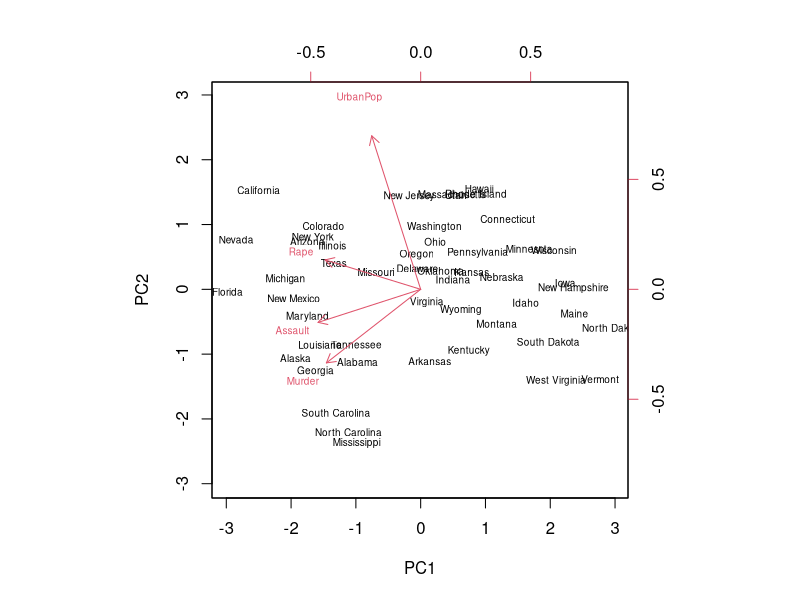
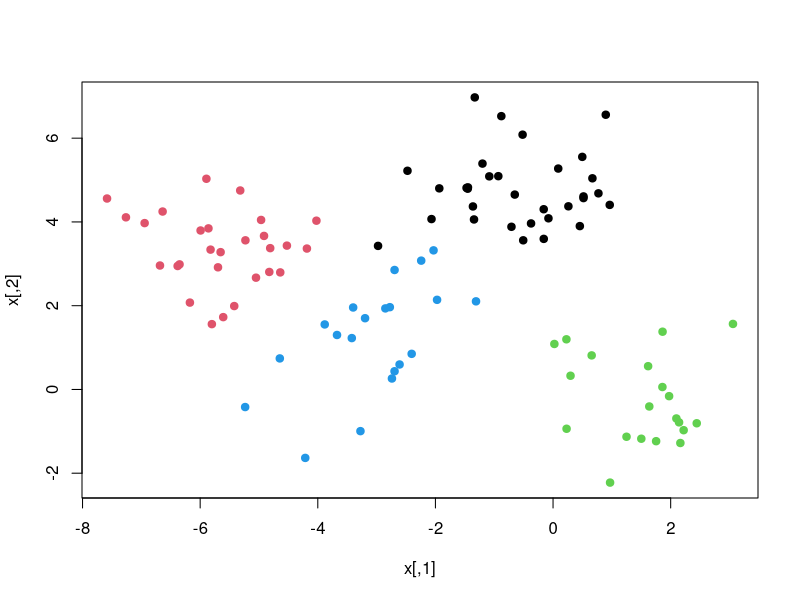
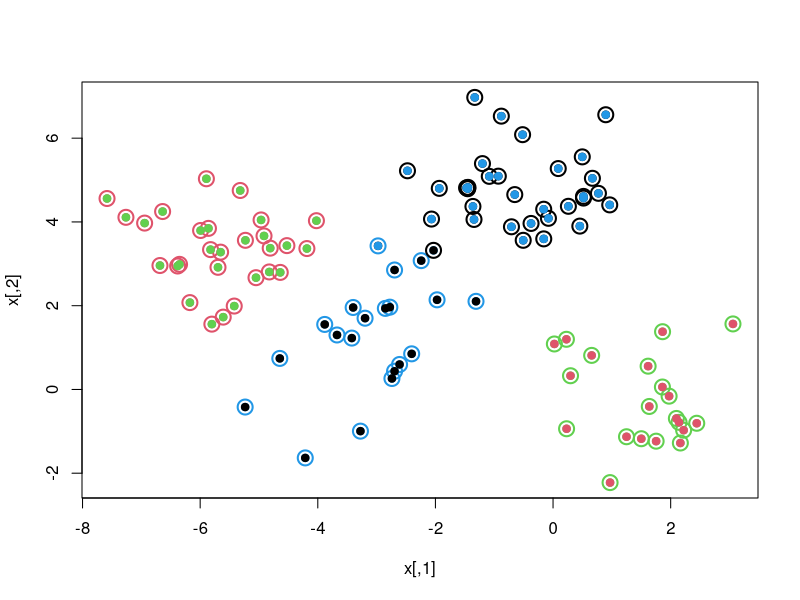
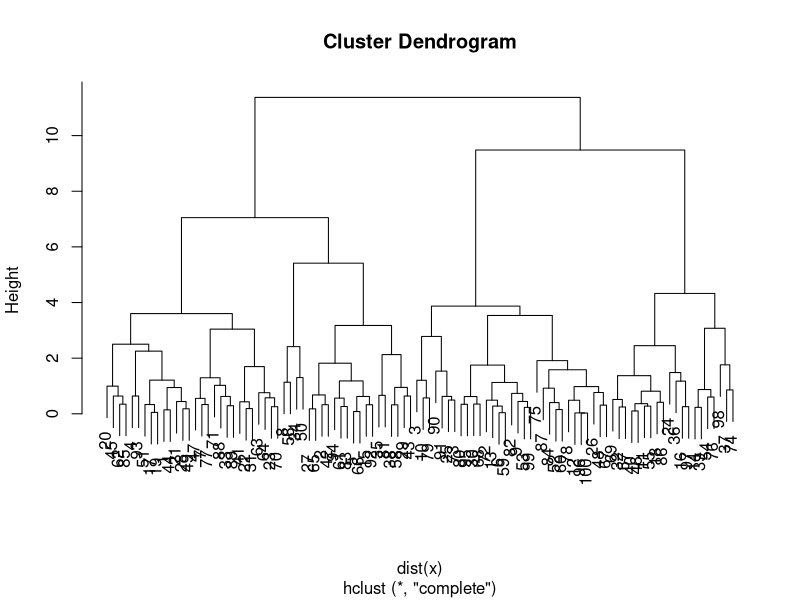
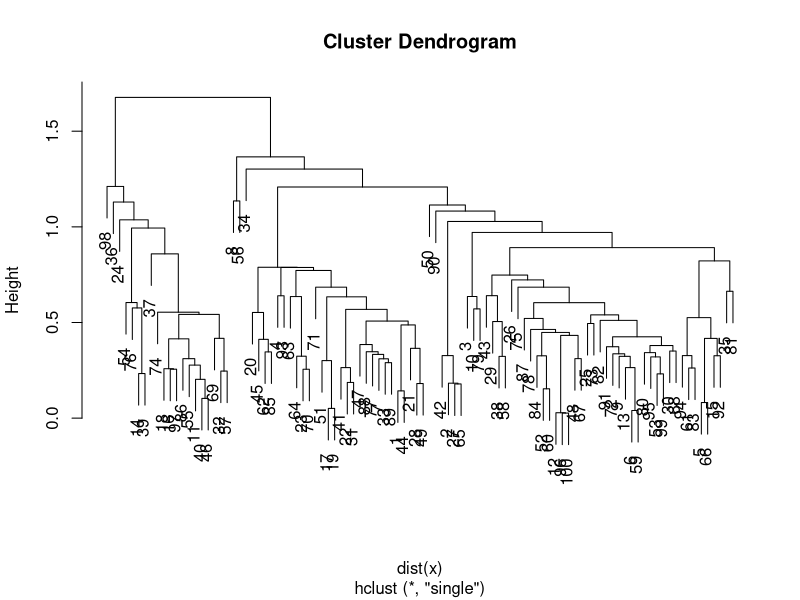
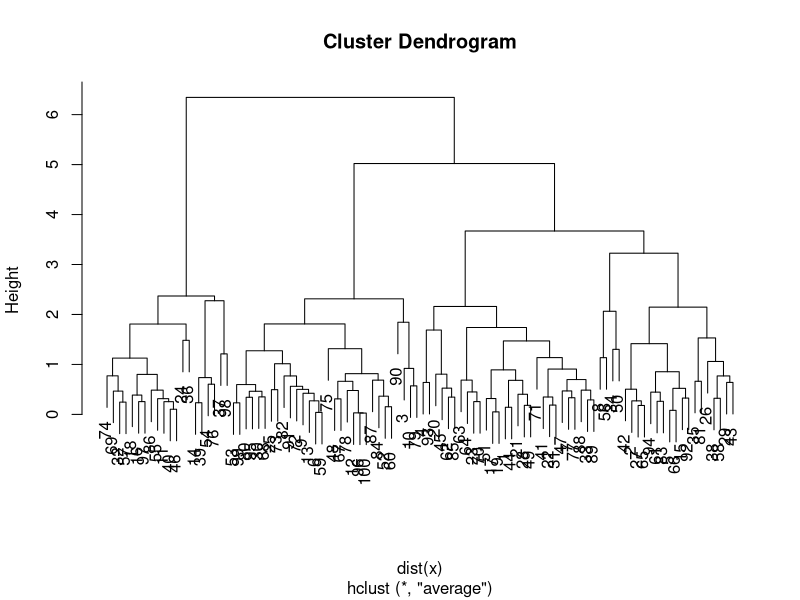
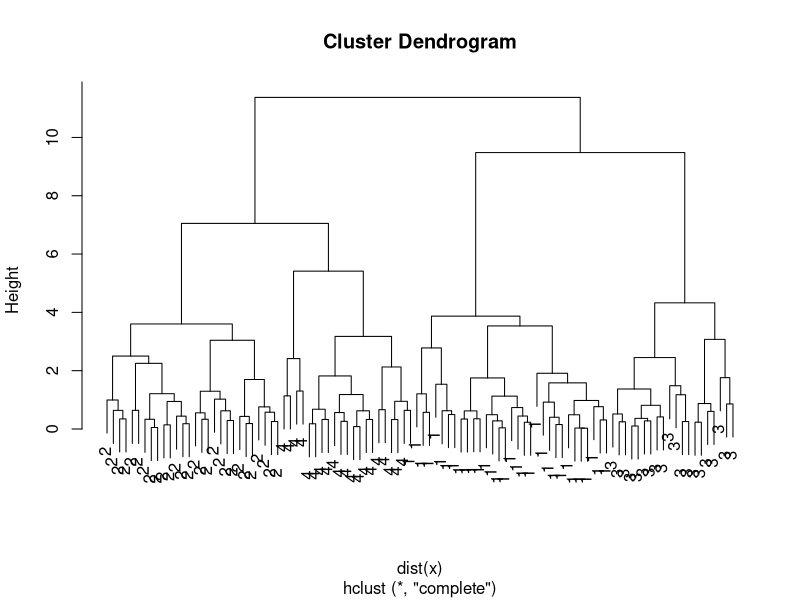

R code for these plots, in order:
## ---- chunk 1
dimnames(USArrests)
apply(USArrests,2,mean)
apply(USArrests,2, var)
## ---- chunk 2
pca.out=prcomp(USArrests, scale=TRUE)
pca.out
names(pca.out)
biplot(pca.out, scale=0, cex=.6)
## ---- chunk 3
set.seed(101)
x=matrix(rnorm(100*2),100,2) # r:100; c:2
xmean=matrix(rnorm(8,sd=4),4,2) # r:4; c:2
which=sample(1:4,100,replace=TRUE) # sample 1->4
x=x+xmean[which,] # pick hundred rows matrix with 2 cols from x.
plot(x,col=which,pch=19)
## ---- chunk 4
km.out=kmeans(x,4,nstart=15)
km.out
plot(x,col=km.out$cluster,cex=2,pch=1,lwd=2)
points(x,col=which,pch=19) 
points(x,col=c(4,3,2,1)[which],pch=19) # order
## ---- chunk 5
hc.complete=hclust(dist(x),method="complete")
plot(hc.complete)
hc.single=hclust(dist(x),method="single") 
plot(hc.single)
hc.average=hclust(dist(x),method="average")
plot(hc.average)

## ---- chunk 6
hc.cut=cutree(hc.complete,4) # cut level 4
table(hc.cut,which)
table(hc.cut,km.out$cluster)
## ---- chunk 7
plot(hc.complete,labels=which)
